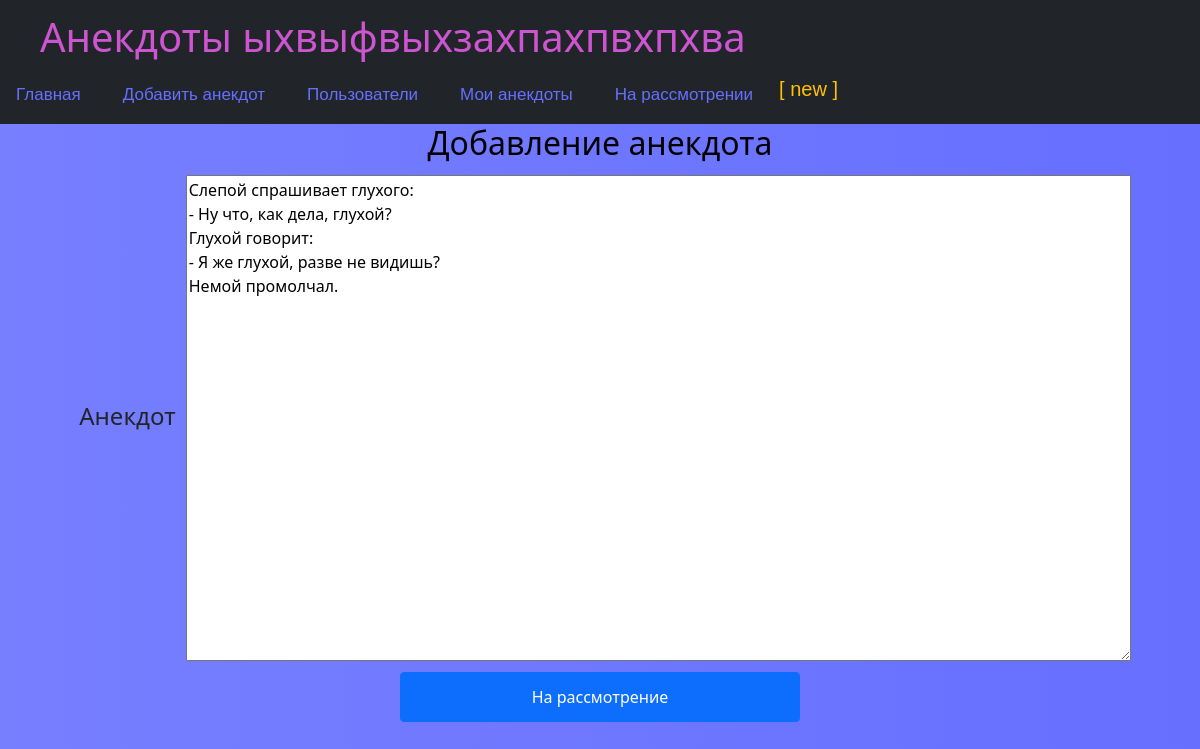
The app's page /edit_bid/14 (signed in) with its own data.
### data/users.py (models this page shows, shortened)
class User(SqlAlchemyBase, UserMixin, SerializerMixin):
    __tablename__ = 'users'
    id = sqlalchemy.Column(sqlalchemy.Integer, primary_key=True, autoincrement=True)
    nickname = sqlalchemy.Column(sqlalchemy.String, nullable=True)
    email = sqlalchemy.Column(sqlalchemy.String, index=True, unique=True, nullable=True)
    hashed_password = sqlalchemy.Column(sqlalchemy.String, nullable=True)
    rating = sqlalchemy.Column(sqlalchemy.Integer, nullable=True)
    dislikes = sqlalchemy.Column(sqlalchemy.Integer, nullable=True)
    role = sqlalchemy.Column(sqlalchemy.String, nullable=True)
    banned = sqlalchemy.Column(sqlalchemy.Boolean, nullable=True, default=False)
    anecdots = orm.relation("Anecdote", back_populates='user')

### data/bid.py (models this page shows)
class Bid(SqlAlchemyBase, SerializerMixin):
    __tablename__ = 'bid'
    id = sqlalchemy.Column(sqlalchemy.Integer, primary_key=True, autoincrement=True)
    anecdote = sqlalchemy.Column(sqlalchemy.String, nullable=True)
    date = sqlalchemy.Column(sqlalchemy.String, nullable=True)
    author = sqlalchemy.Column(sqlalchemy.Integer, sqlalchemy.ForeignKey("users.id"))
    rating = sqlalchemy.Column(sqlalchemy.Integer, nullable=True)
    user = orm.relation('User')

### main.py (the view)
@app.route('/edit_bid/<int:id_bid>', methods=['GET', 'POST'])
@login_required
def edit_bid(id_bid):
    if not (current_user.role == 'moder' or current_user.role == 'admin'):
        return redirect('/index')
    form = AddAnecdote()
    if request.method == "GET":
        anecdote = g.db_sess.query(Bid).filter(Bid.id == id_bid).first()
        form.anecdote.data = anecdote.anecdote
    if form.validate_on_submit():
        bid = g.db_sess.query(Bid).filter(Bid.id == id_bid).first()
        bid.anecdote = form.anecdote.data
        g.db_sess.commit()
        return redirect('/moder_bid')
    return render_template('add_anecdote.html', form=form)

### forms/add_anecdote.py
class AddAnecdote(FlaskForm):
    anecdote = TextAreaField('Анекдот', render_kw={"rows": 20, "cols": 100}, validators=[DataRequired()])
    submit = SubmitField('На рассмотрение')

### data/db_session.py (called while the page is built)
def create_session() -> Session:
    global __factory
    return __factory()

### main.py (called while the page is built)
@app.before_request
def before_request():
    g.db_sess = db_session.create_session()

@app.teardown_request
def teardown_request(teardown):
    g.db_sess.close()

@login_manager.user_loader
def load_user(user_id):
    return g.db_sess.query(User).get(user_id)

### templates/add_anecdote.html (shortened to what this page needs)
{% extends "parent_forms.html" %}
{% block content %}
<div align="center">
    <form action="" method="post">
        <h2 xmlns:border="http://www.w3.org/1999/xhtml">Добавление анекдота</h2>
        <table>
            {% for field in form if field.name not in ['submit', 'csrf_token'] %}
            <tr>
                <td style="padding: 5px;"><h4>{{ field.label }}</h4></td>
                <td style="padding: 5px;">{{ field() }}</td>
                <td style="padding: 5px;">
                </td>
            </tr>
            {% endfor %}
        </table>
        <p>{{ form.submit(type="submit", class="btn btn-primary", style="height:50px;width:400px") }}</p>
    </form>
</div>
{% endblock %}

### templates/parent_forms.html (shortened to what this page needs)
<!DOCTYPE html>
<html lang="ru">
<head>
    <link href="https://cdn.jsdelivr.net/npm/bootstrap@5.1.3/dist/css/bootstrap.min.css" rel="stylesheet"
>
    <link rel="stylesheet" type="text/css" href="/static/css/style.css">
    <div class="navbar bg-dark">
        <div class="navbar-brand"><h1>Анекдоты ыхвыфвыхзахпахпвхпхва</h1></div>
        <ul class="nav">
            <il class="a_link1 nav-item "><a class="a_link1 nav-link active" href="/index/0">Главная</a></il>
            {% if current_user.is_authenticated %}
            {% if current_user.banned == False %}
            <il class="a_link1 nav-item"><a class="a_link1 nav-link active" href="/add_anecdote">Добавить анекдот</a>
            </il>
            {% endif %}
            <il class="a_link1 nav-item"><a class="a_link1 nav-link active" href="/users">Пользователи</a></il>
            <il class="a_link1 nav-item"><a class="a_link1 nav-link active" href="/user/{{ current_user.id }}">Мои
                анекдоты</a></il>
            {% if current_user.role == 'moder' or current_user.role == 'admin' %}
            <il class="a_link1 nav-item"><a class="a_link1 nav-link active" href="/moder_bid">На рассмотрении</a></il>
            {% endif %}
            {% endif %}
            {% if current_user.is_authenticated %}
            <a class="a_link1 nav-item text-warning" style="margin-right: 30px; font-size:20px" href="/logout">[ {{
                current_user.nickname }} ]</a>
            {% else %}
            <div>
                <a class="btn btn-primary " href="/register">Зарегистрироваться</a>
                <a class="btn btn-success" style="margin-right: 40px;" href="/login">Войти</a>
            </div>
            {% endif %}
        </ul>
    </div>
</head>
<body>
<div class="container-fluid">
    <div class="row">
        <div class="col-md-12 main-block">{% block content %} {% endblock %}</div>
    </div>
</div>
</body>
</html>

### static/css/style.css (style rules this page uses)
h2 { color: #000000; text-align: center; }
h4 { padding-left: 20px; text-align: center; }
.main-block { height: 100vh; }
body, html { width: 100vw; height: 150vh; background: linear-gradient(to right, #777fff, #666fff); }
a { color: black; font-family: helvetica; text-decoration: none; }
.a_link1 a { font-family: helvetica; color: #666fff; font-size: 17px; }
.nav-item { padding-left: 0px; padding-right: 10px; }
input { width: 100%; height: 42px; padding-left: 10px; border: 2px solid #7B00AB; border-radius: 5px; outline: none; background: #F9F0DA; color: #000000; }

### records on screen
User: nickname "new"
Bid: anecdote "Слепой спрашивает глухого: - Ну что, как дела, глухой? Глухой говорит: - Я же глухой, разве не видишь? Немой промолчал."

### other values on screen
{{ field.label }} "Анекдот"
